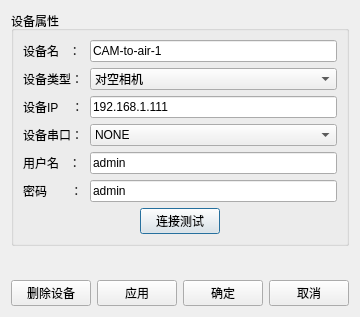
<?xml version="1.0" encoding="UTF-8"?>
<ui version="4.0">
 <class>DevItem</class>
 <widget class="QDialog" name="DevItem">
  <property name="geometry">
   <rect>
    <x>0</x>
    <y>0</y>
    <width>358</width>
    <height>317</height>
   </rect>
  </property>
  <property name="windowTitle">
   <string>Dialog</string>
  </property>
  <layout class="QGridLayout" name="gridLayout_4">
   <item row="0" column="0">
    <widget class="QGroupBox" name="groupBox">
     <property name="title">
      <string>设备属性</string>
     </property>
     <layout class="QGridLayout" name="gridLayout_3">
      <item row="0" column="0">
       <layout class="QGridLayout" name="gridLayout">
        <item row="5" column="0">
         <widget class="QLabel" name="label_5">
          <property name="text">
           <string>密码       ：</string>
          </property>
         </widget>
        </item>
        <item row="1" column="1">
         <widget class="QComboBox" name="comboBox">
          <item>
           <property name="text">
            <string>对空相机</string>
           </property>
          </item>
          <item>
           <property name="text">
            <string>对地相机</string>
           </property>
          </item>
          <item>
           <property name="text">
            <string>直显相机</string>
           </property>
          </item>
         </widget>
        </item>
        <item row="2" column="0">
         <widget class="QLabel" name="label_3">
          <property name="text">
           <string>设备IP    ：</string>
          </property>
         </widget>
        </item>
        <item row="1" column="0">
         <widget class="QLabel" name="label_2">
          <property name="text">
           <string>设备类型：</string>
          </property>
         </widget>
        </item>
        <item row="4" column="1">
         <widget class="QLineEdit" name="lineEdit_3">
          <property name="text">
           <string>admin</string>
          </property>
         </widget>
        </item>
        <item row="0" column="0">
         <widget class="QLabel" name="label">
          <property name="text">
           <string>设备名   ：</string>
          </property>
         </widget>
        </item>
        <item row="0" column="1">
         <widget class="QLineEdit" name="lineEdit">
          <property name="text">
           <string>CAM-to-air-1</string>
          </property>
         </widget>
        </item>
        <item row="2" column="1">
         <widget class="QLineEdit" name="lineEdit_2">
          <property name="text">
           <string>192.168.1.111</string>
          </property>
         </widget>
        </item>
        <item row="4" column="0">
         <widget class="QLabel" name="label_4">
          <property name="text">
           <string>用户名   ：</string>
          </property>
         </widget>
        </item>
        <item row="5" column="1">
         <widget class="QLineEdit" name="lineEdit_4">
          <property name="text">
           <string>admin</string>
          </property>
         </widget>
        </item>
        <item row="3" column="0">
         <widget class="QLabel" name="label_6">
          <property name="text">
           <string>设备串口：</string>
          </property>
         </widget>
        </item>
        <item row="3" column="1">
         <widget class="QComboBox" name="comboBox_2">
          <item>
           <property name="text">
            <string>NONE</string>
           </property>
          </item>
          <item>
           <property name="text">
            <string>USB1</string>
           </property>
          </item>
          <item>
           <property name="text">
            <string>USB2</string>
           </property>
          </item>
          <item>
           <property name="text">
            <string/>
           </property>
          </item>
         </widget>
        </item>
       </layout>
      </item>
      <item row="1" column="0">
       <layout class="QGridLayout" name="gridLayout_5">
        <item row="0" column="1">
         <widget class="QPushButton" name="pushButton_5">
          <property name="text">
           <string>连接测试</string>
          </property>
         </widget>
        </item>
        <item row="0" column="0">
         <spacer name="horizontalSpacer">
          <property name="orientation">
           <enum>Qt::Horizontal</enum>
          </property>
          <property name="sizeHint" stdset="0">
           <size>
            <width>40</width>
            <height>20</height>
           </size>
          </property>
         </spacer>
        </item>
        <item row="0" column="2">
         <spacer name="horizontalSpacer_2">
          <property name="orientation">
           <enum>Qt::Horizontal</enum>
          </property>
          <property name="sizeHint" stdset="0">
           <size>
            <width>40</width>
            <height>20</height>
           </size>
          </property>
         </spacer>
        </item>
       </layout>
      </item>
     </layout>
    </widget>
   </item>
   <item row="1" column="0">
    <spacer name="verticalSpacer">
     <property name="orientation">
      <enum>Qt::Vertical</enum>
     </property>
     <property name="sizeHint" stdset="0">
      <size>
       <width>20</width>
       <height>40</height>
      </size>
     </property>
    </spacer>
   </item>
   <item row="2" column="0">
    <layout class="QGridLayout" name="gridLayout_2">
     <item row="0" column="2">
      <widget class="QPushButton" name="pushButton_3">
       <property name="text">
        <string>确定</string>
       </property>
      </widget>
     </item>
     <item row="0" column="0">
      <widget class="QPushButton" name="pushButton">
       <property name="text">
        <string>删除设备</string>
       </property>
      </widget>
     </item>
     <item row="0" column="1">
      <widget class="QPushButton" name="pushButton_2">
       <property name="text">
        <string>应用</string>
       </property>
      </widget>
     </item>
     <item row="0" column="3">
      <widget class="QPushButton" name="pushButton_4">
       <property name="text">
        <string>取消</string>
       </property>
      </widget>
     </item>
    </layout>
   </item>
  </layout>
 </widget>
 <resources/>
 <connections/>
</ui>
